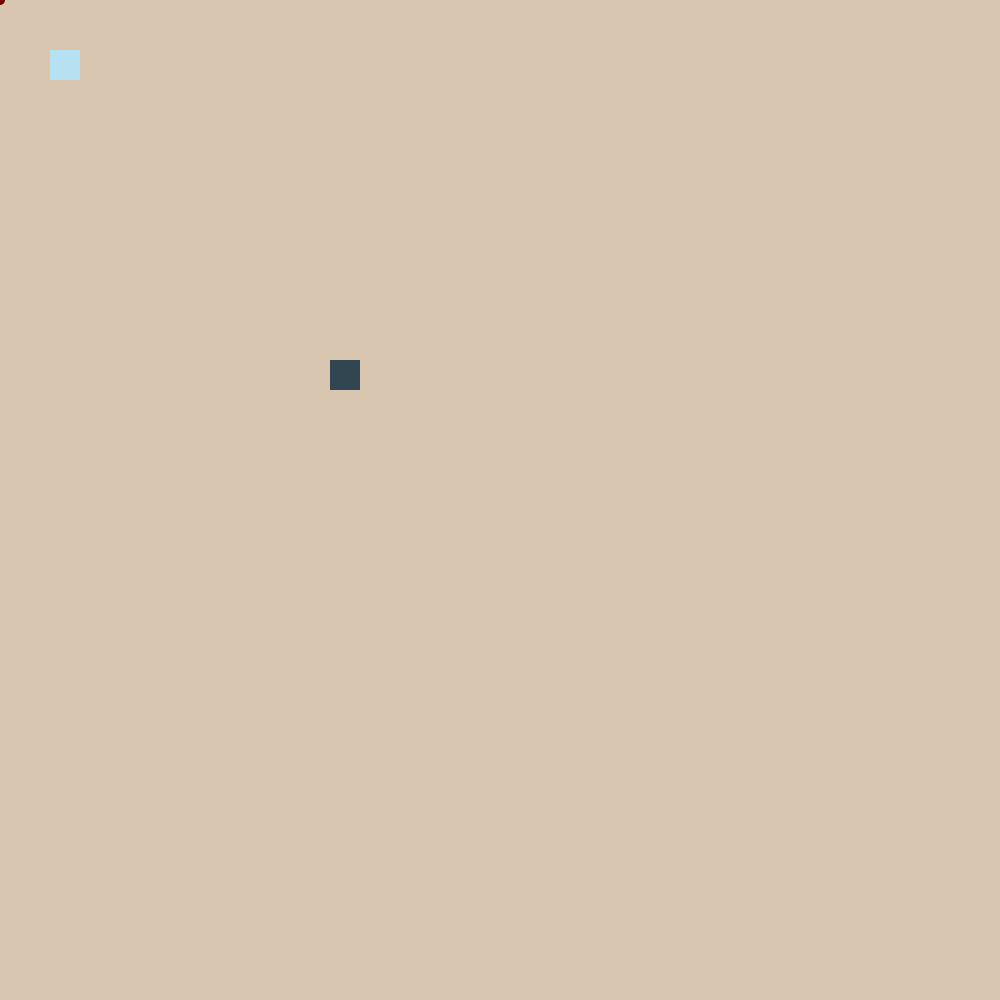
Frame 1 (no input)
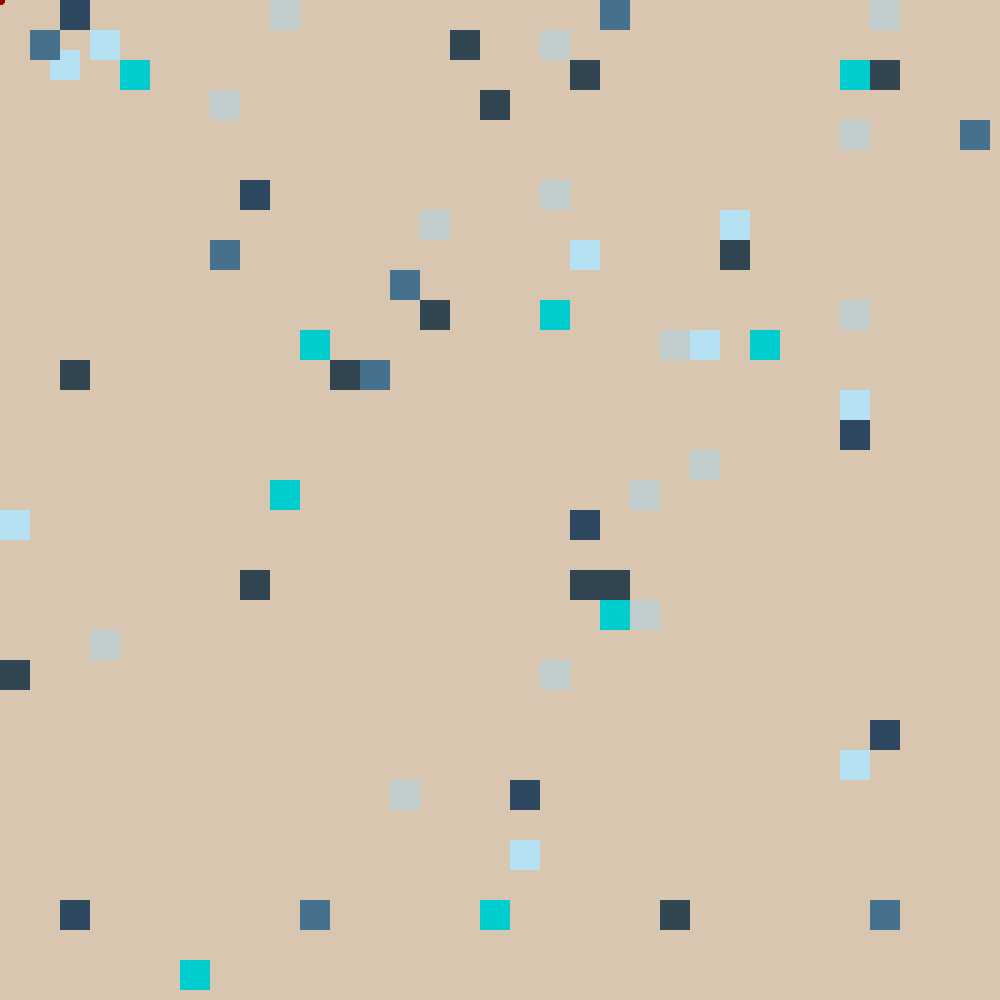
Frame 60 (the mouse pressed at the canvas centre just before this capture)
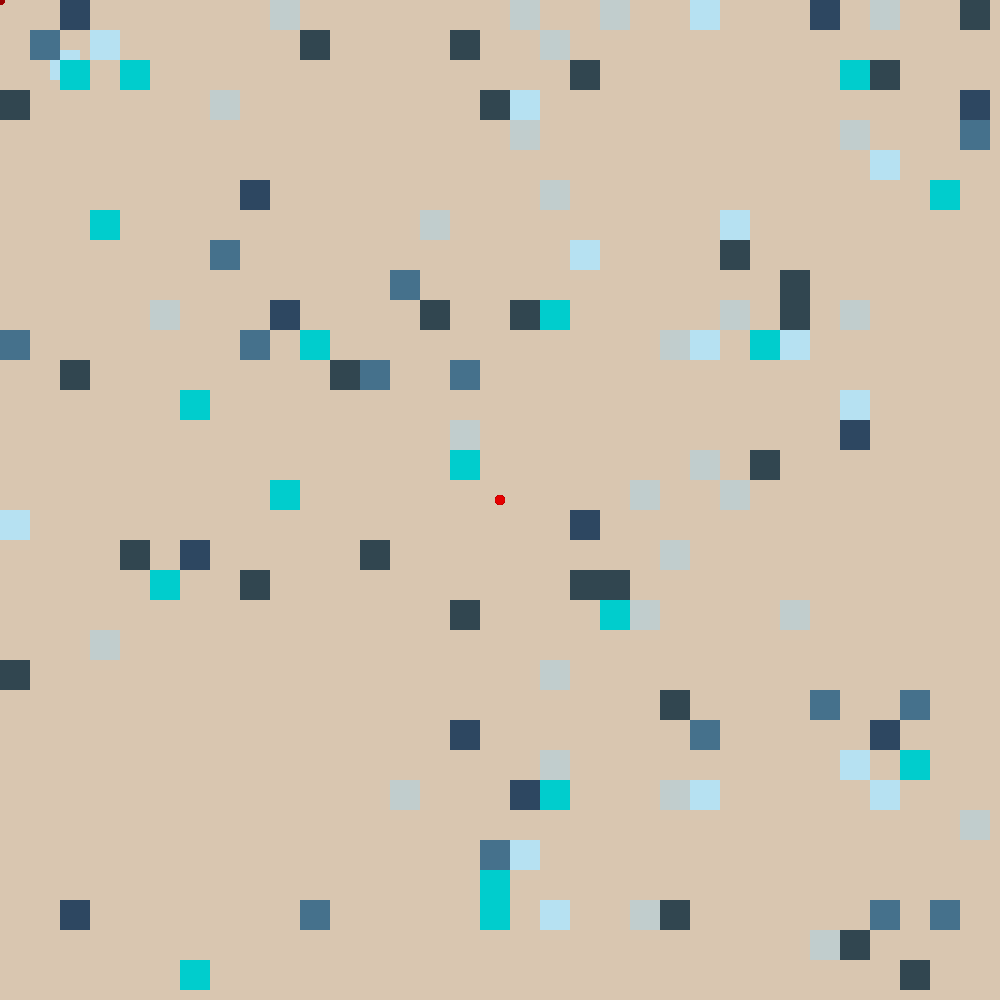
Frame 120 (the mouse held since frame 60 and released just before this capture)

The Processing sketch that drew these frames (run headless with seeded random() and noise(); from frame 60 on, the mouse is pressed at the canvas centre):

// Processing sketch: processing_156625
// ── processing_156625.pde


color[] blue = {#D9C6B0, #314650, #2D4761, #45718C, #B6E1F2,#C1CDCD,#00CDCD};
color[] palette = blue;

color[] red = {#ff0000, #e50000, #cc0000, #b20000, #990000, #7f0000, #660000};
color[] palette1 = red; //new function//

int s = 30;

void setup(){
  size(1000, 1000);
  background(palette[0]);
  smooth();
  noStroke();
  frameRate(15);

    
  for(int x = 0; x < width; x += s){ //new function//
    for(int y = 0; y < height; y += s) {
      fill(palette[int(random(1, 5))]);
      rect(50, 50, s, s);
    }
  }
}

void draw(){
  fill(palette[int(random(1, 7))]);
  int x = int(random(width/s))*s;
  int y = int(random(height/s))*s;
  rect(x, y, s, s);
  
  
  fill(palette1[int(random(1,7))]);
  ellipse(mouseX,mouseY,10,10);
}
